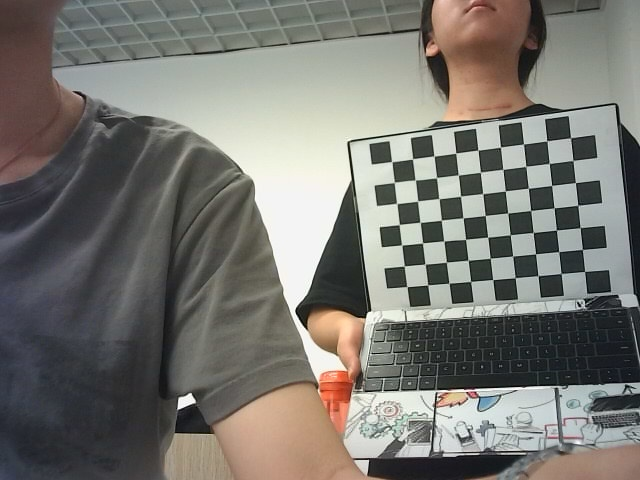
#> input picture carlib/left/10.jpg, 640 x 480 px, given in place of Picture1.jpg, which was not available
$ python test03.py   (older library calls are emulated)
#> lines starting #> are read from the running program, lines starting #| are printed output that depends on the picture; after the words box and inside, x2 and y2 are one past the last pixel; in counts of white or black regions, pixels touching at a corner belong together; long printed decimals are rounded; pictures that were not available may be replaced by others from this repository, and a replacement may not be noted
#> further down, image is the input picture: shape (480, 640, 3); mean B, G, R 112.5, 118.2, 119.8
#!usr/bin/python
# -*- coding: utf-8 -*-
# 定义编码，中文注释

# import the necessary packages
import numpy as np
import cv2


# 找到目标函数
def find_marker(image):
    # convert the image to grayscale, blur it, and detect edges
    gray = cv2.cvtColor(image, cv2.COLOR_BGR2GRAY)
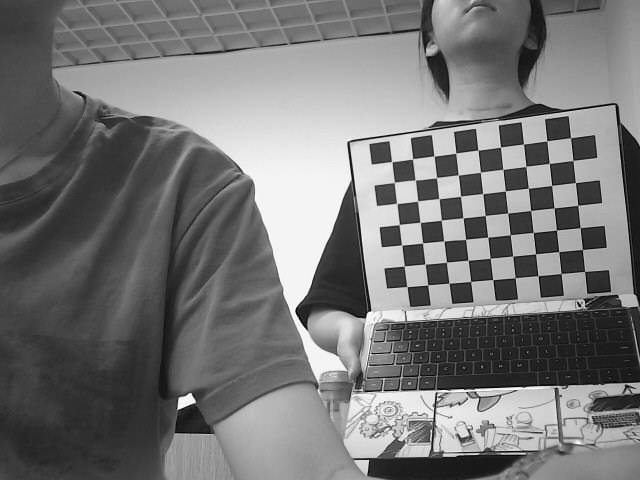
#> gray: shape (480, 640); min 0, max 255, mean 118
    gray = cv2.GaussianBlur(gray, (5, 5), 0)
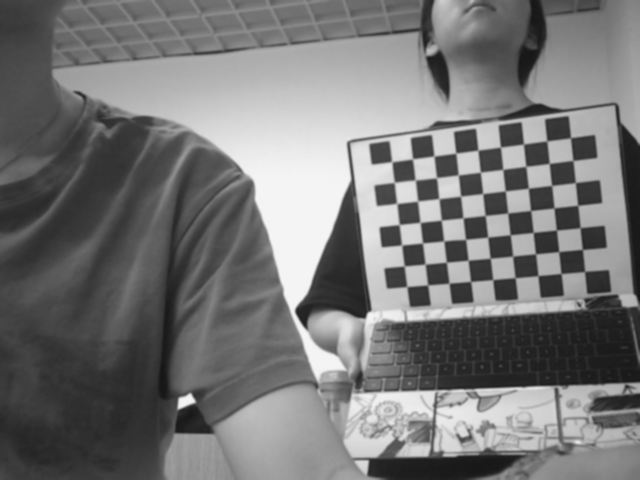
#> gray: shape (480, 640); min 18, max 245, mean 118
    edged = cv2.Canny(gray, 35, 125)
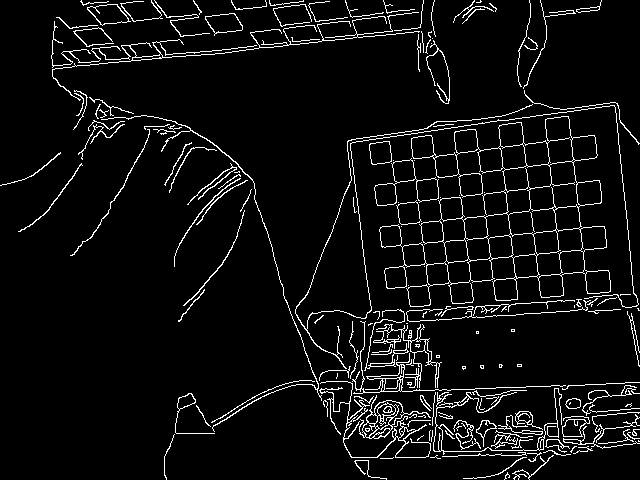
#> edged: shape (480, 640); 5.8% white in thin lines or dots

    # find the contours in the edged image and keep the largest one;
    # we'll assume that this is our piece of paper in the image
    (cnts, _) = cv2.findContours(edged.copy(), cv2.RETR_LIST, cv2.CHAIN_APPROX_SIMPLE)
#> cnts = 288 contours, 165 with area under 20; largest, box (x1, y1, x2, y2) and area: (379, 116, 611, 307) 22706, (528, 161, 581, 211) 1600, (374, 158, 439, 206) 1267, (545, 116, 574, 166) 1080, (536, 228, 583, 279) 1032
    # 求最大面积
    c = max(cnts, key=cv2.contourArea)
#> c = contour of 695 points, box (x1, y1, x2, y2) (379, 116, 611, 307), area 22706

    # compute the bounding box of the of the paper region and return it
    # cv2.minAreaRect() c代表点集，返回rect[0]是最小外接矩形中心点坐标，
    # rect[1][0]是width，rect[1][1]是height，rect[2]是角度
    return cv2.minAreaRect(c)


# 距离计算函数
def distance_to_camera(knownWidth, focalLength, perWidth):
    # compute and return the distance from the maker to the camera
    return (knownWidth * focalLength) / perWidth


# initialize the known distance from the camera to the object, which
# in this case is 24 inches
KNOWN_DISTANCE = 24.0

# initialize the known object width, which in this case, the piece of
# paper is 11 inches wide
# A4纸的长和宽(单位:inches)
KNOWN_WIDTH = 11.69
KNOWN_HEIGHT = 8.27

# initialize the list of images that we'll be using
IMAGE_PATHS = ["Picture1.jpg", "Picture2.jpg", "Picture3.jpg"]

# load the furst image that contains an object that is KNOWN TO BE 2 feet
# from our camera, then find the paper marker in the image, and initialize
# the focal length
# 读入第一张图，通过已知距离计算相机焦距
image = cv2.imread(IMAGE_PATHS[0])
marker = find_marker(image)
#> marker = ((490.3, 213.5), (225.1, 179.9), -5.71)
focalLength = (marker[1][0] * KNOWN_DISTANCE) / KNOWN_WIDTH
#> focalLength = 462.1

# 通过摄像头标定获取的像素焦距
# focalLength = 811.82
print('focalLength = ', focalLength)
#| focalLength =  462.092

# 打开摄像头
camera = cv2.VideoCapture(0)

while camera.isOpened():
    # get a frame
    (grabbed, frame) = camera.read()
    marker = find_marker(frame)
    if marker == 0:
        print(marker)
        continue
    inches = distance_to_camera(KNOWN_WIDTH, focalLength, marker[1][0])
#> inches = 24

    # draw a bounding box around the image and display it
    box = np.int0(cv2.cv.BoxPoints(marker))
#> box = [[387, 314], [369, 135], [593, 112], [611, 291]]
    cv2.drawContours(frame, [box], -1, (0, 255, 0), 2)

    # inches 转换为 cm
    cv2.putText(frame, "%.2fcm" % (inches * 30.48 / 12),
                (frame.shape[1] - 200, frame.shape[0] - 20), cv2.FONT_HERSHEY_SIMPLEX,
                2.0, (0, 255, 0), 3)
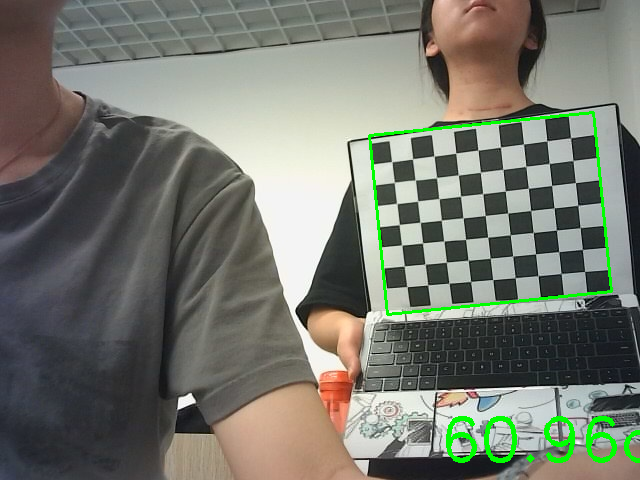
#> frame: shape (480, 640, 3); mean B, G, R 109.9, 119.7, 117.3

    # show a frame
    cv2.imshow("capture", frame)
    if cv2.waitKey(1) & 0xFF == ord('q'):
#> (key q is pressed here)
        break
camera.release()
cv2.destroyAllWindows()
